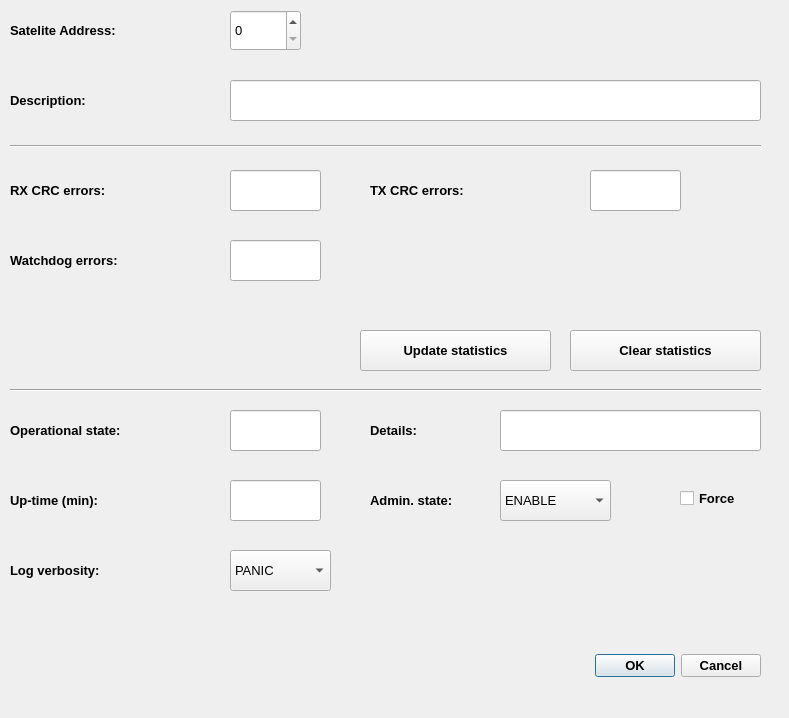
<?xml version="1.0" encoding="UTF-8"?>
<ui version="4.0">
 <class>sateliteDialog</class>
 <widget class="QDialog" name="sateliteDialog">
  <property name="geometry">
   <rect>
    <x>0</x>
    <y>0</y>
    <width>789</width>
    <height>718</height>
   </rect>
  </property>
  <property name="windowTitle">
   <string>Satelite</string>
  </property>
  <property name="windowIcon">
   <iconset>
    <normaloff>../icons/satelite.png</normaloff>../icons/satelite.png</iconset>
  </property>
  <widget class="QComboBox" name="adminStateComboBox">
   <property name="geometry">
    <rect>
     <x>500</x>
     <y>480</y>
     <width>111</width>
     <height>41</height>
    </rect>
   </property>
   <property name="font">
    <font>
     <pointsize>10</pointsize>
    </font>
   </property>
   <property name="whatsThis">
    <string>Satelite administrative state [ENABLE | DISABLE]</string>
   </property>
   <item>
    <property name="text">
     <string>ENABLE</string>
    </property>
   </item>
   <item>
    <property name="text">
     <string>DISABLE</string>
    </property>
   </item>
  </widget>
  <widget class="QLabel" name="label_3">
   <property name="geometry">
    <rect>
     <x>370</x>
     <y>480</y>
     <width>131</width>
     <height>41</height>
    </rect>
   </property>
   <property name="font">
    <font>
     <pointsize>10</pointsize>
     <weight>75</weight>
     <bold>true</bold>
    </font>
   </property>
   <property name="whatsThis">
    <string>&lt;html&gt;&lt;head/&gt;&lt;body&gt;&lt;p&gt;&lt;span style=&quot; font-weight:400;&quot;&gt;Satelite administrative state [ENABLE | DISABLE]&lt;/span&gt;&lt;/p&gt;&lt;/body&gt;&lt;/html&gt;</string>
   </property>
   <property name="text">
    <string>Admin. state:</string>
   </property>
   <property name="wordWrap">
    <bool>true</bool>
   </property>
  </widget>
  <widget class="QLabel" name="label_4">
   <property name="geometry">
    <rect>
     <x>10</x>
     <y>410</y>
     <width>221</width>
     <height>41</height>
    </rect>
   </property>
   <property name="font">
    <font>
     <pointsize>10</pointsize>
     <weight>75</weight>
     <bold>true</bold>
    </font>
   </property>
   <property name="whatsThis">
    <string>&lt;html&gt;&lt;head/&gt;&lt;body&gt;&lt;p&gt;&lt;span style=&quot; font-weight:400;&quot;&gt;Satelite operational state [AVAIL | UNAVAIL]&lt;/span&gt;&lt;/p&gt;&lt;/body&gt;&lt;/html&gt;</string>
   </property>
   <property name="text">
    <string>Operational state:</string>
   </property>
  </widget>
  <widget class="QLineEdit" name="opStateSummaryLineEdit">
   <property name="geometry">
    <rect>
     <x>230</x>
     <y>410</y>
     <width>91</width>
     <height>41</height>
    </rect>
   </property>
   <property name="font">
    <font>
     <pointsize>10</pointsize>
    </font>
   </property>
   <property name="whatsThis">
    <string>Satelite operational state [AVAIL | UNAVAIL]</string>
   </property>
   <property name="text">
    <string/>
   </property>
   <property name="readOnly">
    <bool>true</bool>
   </property>
  </widget>
  <widget class="QCheckBox" name="adminStateForceCheckBox">
   <property name="geometry">
    <rect>
     <x>680</x>
     <y>478</y>
     <width>91</width>
     <height>41</height>
    </rect>
   </property>
   <property name="font">
    <font>
     <pointsize>10</pointsize>
     <weight>75</weight>
     <bold>true</bold>
    </font>
   </property>
   <property name="whatsThis">
    <string>&lt;html&gt;&lt;head/&gt;&lt;body&gt;&lt;p&gt;&lt;span style=&quot; font-weight:400;&quot;&gt;Satelite Force Admin state change - recursively changes admin state of childs&lt;/span&gt;&lt;/p&gt;&lt;/body&gt;&lt;/html&gt;</string>
   </property>
   <property name="text">
    <string>Force</string>
   </property>
  </widget>
  <widget class="QLabel" name="label_5">
   <property name="geometry">
    <rect>
     <x>10</x>
     <y>480</y>
     <width>221</width>
     <height>41</height>
    </rect>
   </property>
   <property name="font">
    <font>
     <pointsize>10</pointsize>
     <weight>75</weight>
     <bold>true</bold>
    </font>
   </property>
   <property name="whatsThis">
    <string>&lt;html&gt;&lt;head/&gt;&lt;body&gt;&lt;p&gt;&lt;span style=&quot; font-weight:400;&quot;&gt;Satelite uptime - time sinse previous satelite start&lt;/span&gt;&lt;/p&gt;&lt;/body&gt;&lt;/html&gt;</string>
   </property>
   <property name="text">
    <string>Up-time (min):</string>
   </property>
  </widget>
  <widget class="QLineEdit" name="upTimeLineEdit">
   <property name="geometry">
    <rect>
     <x>230</x>
     <y>480</y>
     <width>91</width>
     <height>41</height>
    </rect>
   </property>
   <property name="font">
    <font>
     <pointsize>10</pointsize>
    </font>
   </property>
   <property name="whatsThis">
    <string>Satelite uptime - time sinse previous satelite start</string>
   </property>
   <property name="text">
    <string/>
   </property>
   <property name="readOnly">
    <bool>true</bool>
   </property>
  </widget>
  <widget class="QDialogButtonBox" name="confirmButtonBox">
   <property name="geometry">
    <rect>
     <x>590</x>
     <y>640</y>
     <width>171</width>
     <height>51</height>
    </rect>
   </property>
   <property name="font">
    <font>
     <pointsize>10</pointsize>
     <weight>75</weight>
     <bold>true</bold>
    </font>
   </property>
   <property name="standardButtons">
    <set>QDialogButtonBox::Cancel|QDialogButtonBox::Ok</set>
   </property>
  </widget>
  <widget class="QLabel" name="label_9">
   <property name="geometry">
    <rect>
     <x>370</x>
     <y>410</y>
     <width>91</width>
     <height>41</height>
    </rect>
   </property>
   <property name="font">
    <font>
     <pointsize>10</pointsize>
     <weight>75</weight>
     <bold>true</bold>
    </font>
   </property>
   <property name="whatsThis">
    <string>&lt;html&gt;&lt;head/&gt;&lt;body&gt;&lt;p&gt;&lt;span style=&quot; font-weight:400;&quot;&gt;Satelite detailed operational state [INIT | DISABLE | CBL | ERRSEC | FAIL]&lt;/span&gt;&lt;/p&gt;&lt;/body&gt;&lt;/html&gt;</string>
   </property>
   <property name="text">
    <string>Details:</string>
   </property>
  </widget>
  <widget class="QLineEdit" name="opStateDetailLineEdit">
   <property name="geometry">
    <rect>
     <x>500</x>
     <y>410</y>
     <width>261</width>
     <height>41</height>
    </rect>
   </property>
   <property name="font">
    <font>
     <pointsize>10</pointsize>
    </font>
   </property>
   <property name="whatsThis">
    <string>&lt;html&gt;&lt;head/&gt;&lt;body&gt;&lt;p&gt;Satelite detailed operational state [INIT | DISABLE | CBL | ERRSEC | FAIL]&lt;/p&gt;&lt;/body&gt;&lt;/html&gt;</string>
   </property>
   <property name="text">
    <string/>
   </property>
   <property name="readOnly">
    <bool>true</bool>
   </property>
  </widget>
  <widget class="QLabel" name="label_10">
   <property name="geometry">
    <rect>
     <x>10</x>
     <y>10</y>
     <width>181</width>
     <height>41</height>
    </rect>
   </property>
   <property name="font">
    <font>
     <pointsize>10</pointsize>
     <weight>75</weight>
     <bold>true</bold>
    </font>
   </property>
   <property name="whatsThis">
    <string>&lt;html&gt;&lt;head/&gt;&lt;body&gt;&lt;p&gt;&lt;span style=&quot; font-weight:400;&quot;&gt;Satelite address&lt;/span&gt;&lt;/p&gt;&lt;/body&gt;&lt;/html&gt;</string>
   </property>
   <property name="text">
    <string>Satelite Address:</string>
   </property>
  </widget>
  <widget class="QLineEdit" name="descriptionLineEdit">
   <property name="geometry">
    <rect>
     <x>230</x>
     <y>80</y>
     <width>531</width>
     <height>41</height>
    </rect>
   </property>
   <property name="font">
    <font>
     <pointsize>10</pointsize>
    </font>
   </property>
   <property name="whatsThis">
    <string>Satelite description</string>
   </property>
   <property name="text">
    <string/>
   </property>
   <property name="readOnly">
    <bool>false</bool>
   </property>
  </widget>
  <widget class="QLabel" name="label_16">
   <property name="geometry">
    <rect>
     <x>10</x>
     <y>80</y>
     <width>221</width>
     <height>41</height>
    </rect>
   </property>
   <property name="font">
    <font>
     <pointsize>10</pointsize>
     <weight>75</weight>
     <bold>true</bold>
    </font>
   </property>
   <property name="whatsThis">
    <string>&lt;html&gt;&lt;head/&gt;&lt;body&gt;&lt;p&gt;&lt;span style=&quot; font-size:8pt; font-weight:400;&quot;&gt;Satelite description&lt;/span&gt;&lt;/p&gt;&lt;/body&gt;&lt;/html&gt;</string>
   </property>
   <property name="text">
    <string>Description:</string>
   </property>
  </widget>
  <widget class="QLineEdit" name="rxCrcErrLineEdit">
   <property name="geometry">
    <rect>
     <x>230</x>
     <y>170</y>
     <width>91</width>
     <height>41</height>
    </rect>
   </property>
   <property name="font">
    <font>
     <pointsize>10</pointsize>
    </font>
   </property>
   <property name="whatsThis">
    <string>Received CRC errors</string>
   </property>
   <property name="text">
    <string/>
   </property>
   <property name="readOnly">
    <bool>true</bool>
   </property>
  </widget>
  <widget class="QLabel" name="label_7">
   <property name="geometry">
    <rect>
     <x>10</x>
     <y>170</y>
     <width>221</width>
     <height>41</height>
    </rect>
   </property>
   <property name="font">
    <font>
     <pointsize>10</pointsize>
     <weight>75</weight>
     <bold>true</bold>
    </font>
   </property>
   <property name="whatsThis">
    <string>&lt;html&gt;&lt;head/&gt;&lt;body&gt;&lt;p&gt;&lt;span style=&quot; font-weight:400;&quot;&gt;Received CRC errors&lt;/span&gt;&lt;/p&gt;&lt;/body&gt;&lt;/html&gt;</string>
   </property>
   <property name="text">
    <string>RX CRC errors:</string>
   </property>
  </widget>
  <widget class="QLineEdit" name="wdErrLineEdit">
   <property name="geometry">
    <rect>
     <x>230</x>
     <y>240</y>
     <width>91</width>
     <height>41</height>
    </rect>
   </property>
   <property name="font">
    <font>
     <pointsize>10</pointsize>
    </font>
   </property>
   <property name="whatsThis">
    <string>&lt;html&gt;&lt;head/&gt;&lt;body&gt;&lt;p&gt;Watchdog errors&lt;/p&gt;&lt;/body&gt;&lt;/html&gt;</string>
   </property>
   <property name="text">
    <string/>
   </property>
   <property name="readOnly">
    <bool>true</bool>
   </property>
  </widget>
  <widget class="QLabel" name="label_11">
   <property name="geometry">
    <rect>
     <x>10</x>
     <y>240</y>
     <width>221</width>
     <height>41</height>
    </rect>
   </property>
   <property name="font">
    <font>
     <pointsize>10</pointsize>
     <weight>75</weight>
     <bold>true</bold>
    </font>
   </property>
   <property name="whatsThis">
    <string>&lt;html&gt;&lt;head/&gt;&lt;body&gt;&lt;p&gt;&lt;span style=&quot; font-weight:400;&quot;&gt;Watchdog errors&lt;/span&gt;&lt;/p&gt;&lt;/body&gt;&lt;/html&gt;</string>
   </property>
   <property name="text">
    <string>Watchdog errors:</string>
   </property>
  </widget>
  <widget class="QPushButton" name="clearStatsPushButton">
   <property name="geometry">
    <rect>
     <x>570</x>
     <y>330</y>
     <width>191</width>
     <height>41</height>
    </rect>
   </property>
   <property name="font">
    <font>
     <pointsize>10</pointsize>
     <weight>75</weight>
     <bold>true</bold>
    </font>
   </property>
   <property name="whatsThis">
    <string>&lt;html&gt;&lt;head/&gt;&lt;body&gt;&lt;p&gt;&lt;span style=&quot; font-weight:400;&quot;&gt;Reset statistics&lt;/span&gt;&lt;/p&gt;&lt;/body&gt;&lt;/html&gt;</string>
   </property>
   <property name="text">
    <string>Clear statistics</string>
   </property>
  </widget>
  <widget class="QPushButton" name="updateStatsPushButton">
   <property name="geometry">
    <rect>
     <x>360</x>
     <y>330</y>
     <width>191</width>
     <height>41</height>
    </rect>
   </property>
   <property name="font">
    <font>
     <pointsize>10</pointsize>
     <weight>75</weight>
     <bold>true</bold>
    </font>
   </property>
   <property name="whatsThis">
    <string>&lt;html&gt;&lt;head/&gt;&lt;body&gt;&lt;p&gt;&lt;span style=&quot; font-weight:400;&quot;&gt;Update statistics in real time&lt;/span&gt;&lt;/p&gt;&lt;/body&gt;&lt;/html&gt;</string>
   </property>
   <property name="text">
    <string>Update statistics</string>
   </property>
   <property name="checkable">
    <bool>false</bool>
   </property>
  </widget>
  <widget class="QLabel" name="label_15">
   <property name="geometry">
    <rect>
     <x>10</x>
     <y>550</y>
     <width>221</width>
     <height>41</height>
    </rect>
   </property>
   <property name="font">
    <font>
     <pointsize>10</pointsize>
     <weight>75</weight>
     <bold>true</bold>
    </font>
   </property>
   <property name="whatsThis">
    <string>&lt;html&gt;&lt;head/&gt;&lt;body&gt;&lt;p&gt;&lt;span style=&quot; font-weight:400;&quot;&gt;Actuator log verbosity&lt;/span&gt;&lt;/p&gt;&lt;/body&gt;&lt;/html&gt;</string>
   </property>
   <property name="text">
    <string>Log verbosity:</string>
   </property>
  </widget>
  <widget class="QComboBox" name="logVerbosityComboBox">
   <property name="geometry">
    <rect>
     <x>230</x>
     <y>550</y>
     <width>101</width>
     <height>41</height>
    </rect>
   </property>
   <property name="font">
    <font>
     <pointsize>10</pointsize>
    </font>
   </property>
   <property name="whatsThis">
    <string>Actuator log verbosity</string>
   </property>
   <item>
    <property name="text">
     <string>PANIC</string>
    </property>
   </item>
   <item>
    <property name="text">
     <string>ERROR</string>
    </property>
   </item>
   <item>
    <property name="text">
     <string>INFO</string>
    </property>
   </item>
   <item>
    <property name="text">
     <string>TERSE</string>
    </property>
   </item>
   <item>
    <property name="text">
     <string>VERBOSE</string>
    </property>
   </item>
  </widget>
  <widget class="QLineEdit" name="txCrcErrLineEdit">
   <property name="geometry">
    <rect>
     <x>590</x>
     <y>170</y>
     <width>91</width>
     <height>41</height>
    </rect>
   </property>
   <property name="font">
    <font>
     <pointsize>10</pointsize>
    </font>
   </property>
   <property name="whatsThis">
    <string>Transmit CRC errors (detected by the decoder satelite link receiver)</string>
   </property>
   <property name="text">
    <string/>
   </property>
   <property name="readOnly">
    <bool>true</bool>
   </property>
  </widget>
  <widget class="QSpinBox" name="satAddrSpinBox">
   <property name="geometry">
    <rect>
     <x>230</x>
     <y>10</y>
     <width>71</width>
     <height>41</height>
    </rect>
   </property>
   <property name="font">
    <font>
     <pointsize>10</pointsize>
    </font>
   </property>
   <property name="whatsThis">
    <string>Satelite address</string>
   </property>
   <property name="maximum">
    <number>31</number>
   </property>
  </widget>
  <widget class="Line" name="line">
   <property name="geometry">
    <rect>
     <x>10</x>
     <y>136</y>
     <width>751</width>
     <height>20</height>
    </rect>
   </property>
   <property name="orientation">
    <enum>Qt::Horizontal</enum>
   </property>
  </widget>
  <widget class="QLabel" name="label_12">
   <property name="geometry">
    <rect>
     <x>370</x>
     <y>170</y>
     <width>221</width>
     <height>41</height>
    </rect>
   </property>
   <property name="font">
    <font>
     <pointsize>10</pointsize>
     <weight>75</weight>
     <bold>true</bold>
    </font>
   </property>
   <property name="whatsThis">
    <string>&lt;html&gt;&lt;head/&gt;&lt;body&gt;&lt;p&gt;&lt;span style=&quot; font-size:8pt; font-weight:400;&quot;&gt;Transmit CRC errors (detected by the decoder satelite link receiver)&lt;/span&gt;&lt;/p&gt;&lt;/body&gt;&lt;/html&gt;</string>
   </property>
   <property name="text">
    <string>TX CRC errors:</string>
   </property>
  </widget>
  <widget class="Line" name="line_2">
   <property name="geometry">
    <rect>
     <x>10</x>
     <y>380</y>
     <width>751</width>
     <height>20</height>
    </rect>
   </property>
   <property name="orientation">
    <enum>Qt::Horizontal</enum>
   </property>
  </widget>
 </widget>
 <resources/>
 <connections/>
</ui>
